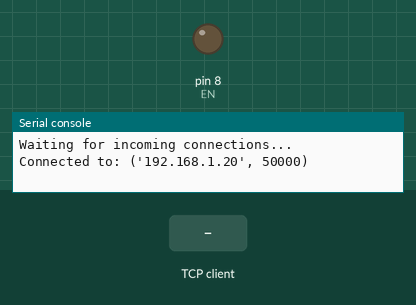
The program below on a simulated MicroPython board. On the bench: output pins drawn as LEDs (lit = HIGH), the last lines printed to the serial console. The test bench sets the inputs (shaded band). One TCP client connects 1 s after the port opens and stays connected; pins used as bus, display or sensor lines are not drawn.

Above: at 1.2 s.
1.3 s: the TCP client sends "zero"
At 1.6 s:
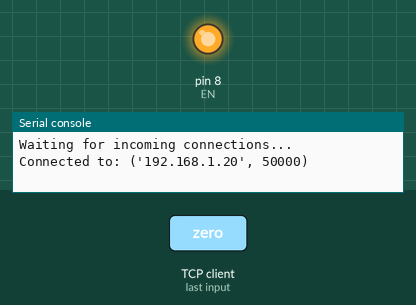
4.0 s: the TCP client sends "start"
At 5.4 s:
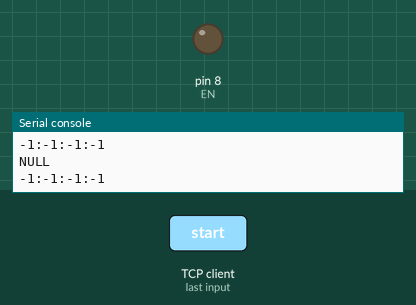
Timing chart, 0 to 7.9 s (numbered marks = the images above; inputs shaded):
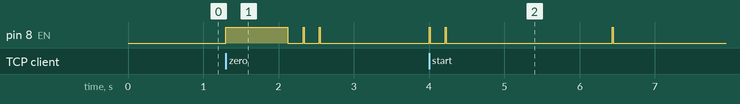

The program:

main.py
```python
import socket
import time
#import uart_read2
from machine import UART,Pin
import time
import os
import machine

device_init1=bytearray(8)
device_init1[0]=0x01
device_init1[1]=0x05
device_init1[2]=0x00
device_init1[3]=0x68
device_init1[4]=0xff
device_init1[5]=0x00
device_init1[6]=0x0d
device_init1[7]=0xe6

device_init2=bytearray(8)
device_init2[0]=0x02
device_init2[1]=0x05
device_init2[2]=0x00
device_init2[3]=0x68
device_init2[4]=0xff
device_init2[5]=0x00
device_init2[6]=0x0d
device_init2[7]=0xd5

device_init3=bytearray(8)
device_init3[0]=0x04
device_init3[1]=0x05
device_init3[2]=0x00
device_init3[3]=0x68
device_init3[4]=0xff
device_init3[5]=0x00
device_init3[6]=0x0d
device_init3[7]=0xb3

read_data1=bytearray(8)
read_data1[0]=0x01
read_data1[1]=0x03
read_data1[2]=0x01
read_data1[3]=0xf4
read_data1[4]=0x00
read_data1[5]=0x08
read_data1[6]=0x04
read_data1[7]=0x02

read_data2=bytearray(8)
read_data2[0]=0x02
read_data2[1]=0x03
read_data2[2]=0x01
read_data2[3]=0xf4
read_data2[4]=0x00
read_data2[5]=0x08
read_data2[6]=0x04
read_data2[7]=0x31

read_data3=bytearray(8)
read_data3[0]=0x04
read_data3[1]=0x03
read_data3[2]=0x01
read_data3[3]=0xf4
read_data3[4]=0x00
read_data3[5]=0x08
read_data3[6]=0x04
read_data3[7]=0x57

rxData=b""

Tx=machine.Pin(7,Pin.OUT,value=1)
Rx=machine.Pin(9,Pin.IN, Pin.PULL_UP)
EN=machine.Pin(8,Pin.OUT)
uart = machine.UART(1, baudrate=19200, tx=7, rx=9)

def device_init():

    EN.value(1)
    time.sleep(0.01)

    uart.write(device_init1)
    time.sleep(0.1)

    uart.write(device_init2)
    time.sleep(0.1)

    uart.write(device_init3)
    time.sleep(0.1)

    print('设备初始化成功')
def uart1_read():
    c=0
    while c==0:
        EN.value(1)
        time.sleep(0.01)

        uart.write(read_data1)
        time.sleep(0.0041)
        EN.value(0)
        time.sleep(0.2)
        if uart.any()>0:
            rxData = uart.read()
            if len(rxData)>18:
                if len(rxData)==21:
                    c=1
                    print(rxData)
                    measure1=0.00
                    measure2=0.00
                    measure3=0.00
                    measure4=0.00
                    measure1 += rxData[5] << 8
                    measure1 += rxData[6]
                    measure2 += rxData[9] << 8
                    measure2 += rxData[10]
                    measure3 += rxData[13] << 8
                    measure3 += rxData[14]
                    measure4 += rxData[17] << 8
                    measure4 += rxData[18]
                time.sleep(0.5)
                #print(measure)

            else:
                c=1
        else:
            c=1

    try:
        pressure1=0.00
        pressure2=0.00
        pressure3=0.00
        pressure4=0.00

        pressure1=measure1/10
        pressure2=measure2/10
        pressure3=measure3/10
        pressure4=measure4/10

        print('接口1-1数据为：'+str(pressure1)+'\n')
        print('接口1-2数据为：'+str(pressure2)+'\n')
        print('接口1-3数据为：'+str(pressure3)+'\n')
        print('接口1-4数据为：'+str(pressure4)+'\n')

        return str(pressure1)+":"+str(pressure2)+":"+str(pressure3)+":"+str(pressure4)
    except NameError:
        print("NULL")
        return "-1:-1:-1:-1"
def uart2_read():
    c=0
    while c==0:
        #EN.value(0)
        #time.sleep(0.01)
        #if uart.any()>0:
            #rxData = uart.read()
        EN.value(1)
        time.sleep(0.01)

        uart.write(read_data2)
        time.sleep(0.0041)
        EN.value(0)
        time.sleep(0.2)
        if uart.any()>0:
            rxData = uart.read()
            print(rxData)
            if len(rxData)>18:
                if len(rxData)==21:
                    c=1
                    print(rxData)
                    measure1=0.00
                    measure2=0.00
                    measure3=0.00
                    measure4=0.00
                    measure1 += rxData[5] << 8
                    measure1 += rxData[6]
                    measure2 += rxData[9] << 8
                    measure2 += rxData[10]
                    measure3 += rxData[13] << 8
                    measure3 += rxData[14]
                    measure4 += rxData[17] << 8
                    measure4 += rxData[18]
                time.sleep(0.5)
                #print(measure)

            else:
                c=1
        else:
            c=1
    if uart.any()>0:
        rxData = uart.read()
    try:
        pressure1=0.00
        pressure2=0.00
        pressure3=0.00
        pressure4=0.00

        pressure1=measure1/10
        pressure2=measure2/10
        pressure3=measure3/10
        pressure4=measure4/10

        print('接口2-1数据为：'+str(pressure1)+'\n')
        print('接口2-2数据为：'+str(pressure2)+'\n')
        print('接口2-3数据为：'+str(pressure3)+'\n')
        print('接口2-4数据为：'+str(pressure4)+'\n')
        return str(pressure1)+":"+str(pressure2)+":"+str(pressure3)+":"+str(pressure4)
    except NameError:
        print("NULL")
        return "-1:-1:-1:-1"

def uart3_read():
    c=0
    while c==0:
        EN.value(1)
        time.sleep(0.01)

        uart.write(read_data3)
        time.sleep(0.0041)
        EN.value(0)
        time.sleep(0.2)
        if uart.any()>0:
            rxData = uart.read()
            if len(rxData)>18:
                if len(rxData)==21:
                    c=1
                    print(rxData)
                    measure1=0.00
                    measure2=0.00
                    measure3=0.00
                    measure4=0.00
                    measure1 += rxData[5] << 8
                    measure1 += rxData[6]
                    measure2 += rxData[9] << 8
                    measure2 += rxData[10]
                    measure3 += rxData[13] << 8
                    measure3 += rxData[14]
                    measure4 += rxData[17] << 8
                    measure4 += rxData[18]
                time.sleep(0.5)
                #print(measure)

            else:
                c=1
        else:
            c=1
    if uart.any()>0:
        rxData = uart.read()
    try:
        pressure1=0.00
        pressure2=0.00
        pressure3=0.00
        pressure4=0.00

        pressure1=measure1/10
        pressure2=measure2/10
        pressure3=measure3/10
        pressure4=measure4/10

        print('接口3-1数据为：'+str(pressure1)+'\n')
        print('接口3-2数据为：'+str(pressure2)+'\n')
        print('接口3-3数据为：'+str(pressure3)+'\n')
        print('接口3-4数据为：'+str(pressure4)+'\n')
        return str(pressure1)+":"+str(pressure2)+":"+str(pressure3)+":"+str(pressure4)
    except NameError:
        print("NULL")
        return "-1:-1:-1:-1"
'''
device_init()
while True:
    UART1 = uart1_read()
    print(UART1)
    #time.sleep(2)
    UART2 = uart2_read()
    print(UART2)
    #time.sleep(0.5)
    UART3 = uart3_read()
    print(UART3)
    time.sleep(2)
'''

# 设置服务器地址和端口
SERVER_HOST = '192.168.1.202'  # 网络接口
SERVER_PORT = 1234

# 创建TCP套接字并绑定地址
server_socket = socket.socket(socket.AF_INET, socket.SOCK_STREAM)
server_socket.bind((SERVER_HOST, SERVER_PORT))

# 开始监听连接
server_socket.listen(1)
print('Waiting for incoming connections...')

while True:
    # 接受客户端连接
    client_socket, client_address = server_socket.accept()
    print('Connected to:', client_address)
    try:
        # 处理客户端请求
        while True:
            # 接收客户端数据
            data = client_socket.recv(1024)
            if not data:
                # 客户端断开连接
                print('Client disconnected')
                break
            else:

                if data == b'zero':

                    device_init()
                    time.sleep(0.5)

                    UART1 = uart1_read()
                    print(UART1)
                    UART2 = uart2_read()
                    print(UART2)
                    UART3 = uart3_read()
                    print(UART3)
                    SEND = f"{UART1}:{UART2}:{UART3}"
                    client_socket.send(SEND.encode())


                if data == b'start':

                    UART1 = uart1_read()
                    print(UART1)
                    UART2 = uart2_read()
                    print(UART2)
                    time.sleep(2)
                    UART3 = uart3_read()
                    print(UART3)
                    SEND = f"{UART1}:{UART2}:{UART3}"
                    client_socket.send(SEND.encode())

    except:
        time.sleep(1)
```

Measured:
- after the input at 1.3 s, pin 8 (EN): LOW → HIGH at once, then repeats every 0.21 s: LOW 0.20 s, HIGH 0.01 s, until it stays LOW from 2.6 s
- after the input at 4.0 s, pin 8 (EN): goes HIGH 0.01 s, LOW 0.20 s, HIGH 0.01 s, LOW 2.2 s, HIGH 0.01 s, then LOW, starting at once
